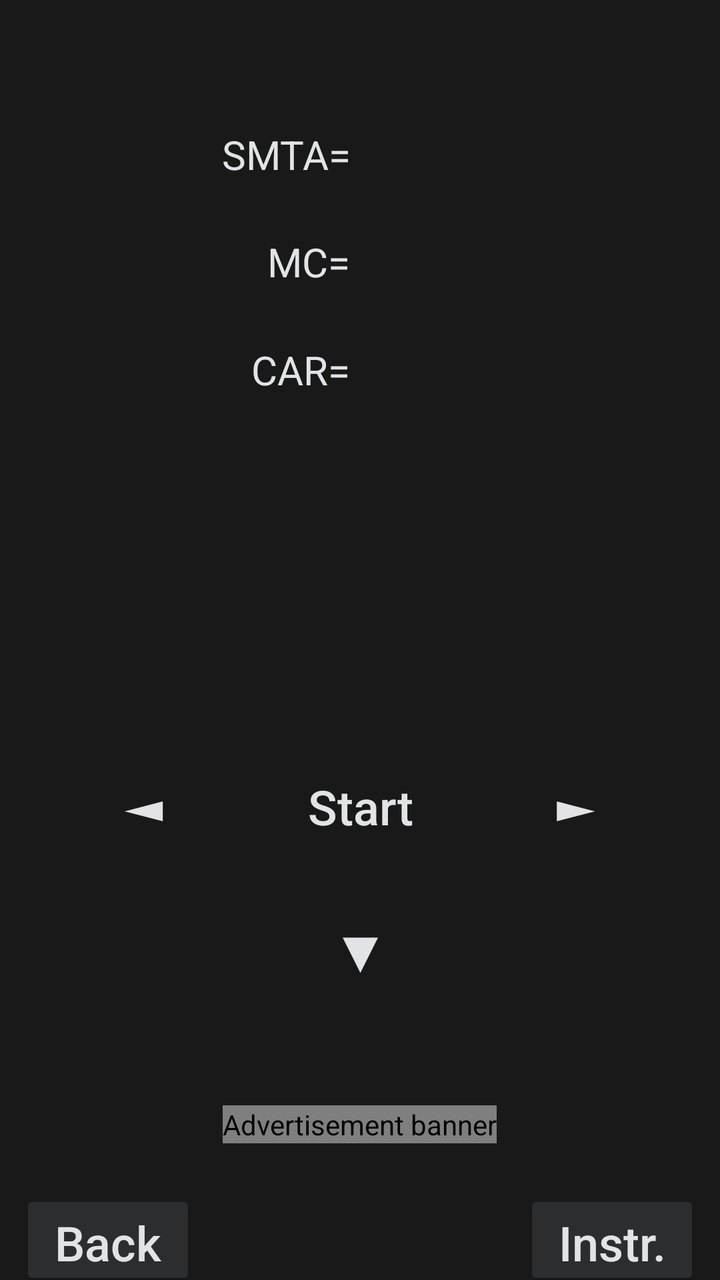
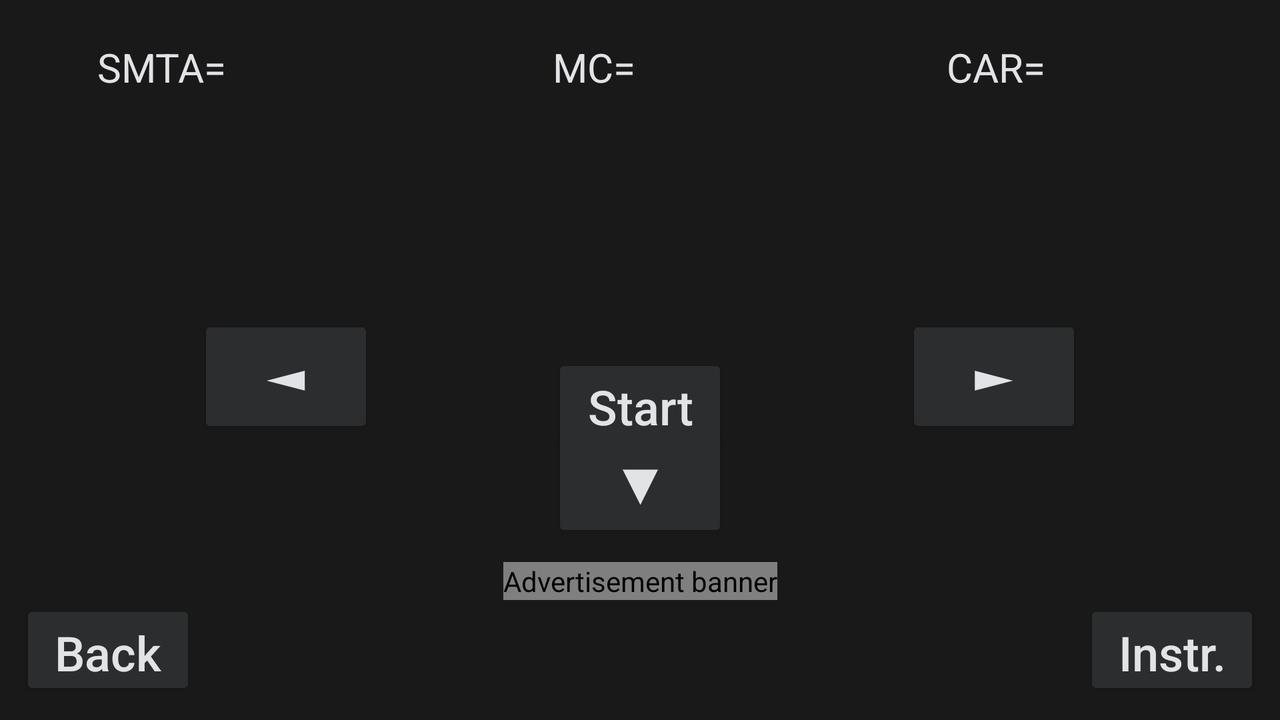

First picture: res/layout/ on a phone held upright. Second picture: the repository's own variant of that layout, on a device whose configuration matches the variant's folder. Source for both follows.
<!-- AndroidManifest.xml: application theme AppThemeDark -->
<!-- res/layout/activity_test_lzp.xml -->
<?xml version="1.0" encoding="utf-8"?>
<LinearLayout xmlns:android="http://schemas.android.com/apk/res/android"
    xmlns:ads="http://schemas.android.com/apk/res-auto"
    xmlns:tools="http://schemas.android.com/tools"
    android:layout_width="match_parent"
    android:layout_height="match_parent"
    android:orientation="vertical"
    android:weightSum="100"
    tools:context="com.MaxEle.maximarius.nir_navigation.TestLZPActivity">


    <LinearLayout
        android:id="@+id/viewcond"
        android:layout_width="match_parent"
        android:layout_height="0dp"
        android:layout_margin="10dp"
        android:layout_weight="83"
        android:elevation="2dp"
        android:orientation="vertical">

        <LinearLayout
            android:layout_width="match_parent"
            android:layout_height="0dp"
            android:layout_weight="4"
            android:orientation="vertical">

            <LinearLayout
                android:layout_width="match_parent"
                android:layout_height="0dp"
                android:layout_weight="10"
                android:orientation="horizontal">

                <TextView
                    android:id="@+id/textViewWhat1"
                    android:layout_width="0dp"
                    android:layout_height="wrap_content"
                    android:layout_gravity="center|bottom"
                    android:layout_marginStart="20dp"
                    android:layout_marginEnd="5dp"
                    android:layout_weight="1"
                    android:gravity="end"
                    android:text="@string/testLZP_ZMPY"
                    android:textSize="20sp" />

                <TextView
                    android:id="@+id/textViewEdIzm1"
                    android:layout_width="0dp"
                    android:layout_height="wrap_content"
                    android:layout_gravity="center|bottom"
                    android:layout_marginStart="5dp"
                    android:layout_marginEnd="20dp"
                    android:layout_weight="1"
                    android:textSize="20sp" />
            </LinearLayout>

            <LinearLayout
                android:layout_width="match_parent"
                android:layout_height="0dp"
                android:layout_weight="10"
                android:orientation="horizontal">

                <TextView
                    android:id="@+id/textViewWhat2"
                    android:layout_width="0dp"
                    android:layout_height="wrap_content"
                    android:layout_gravity="center"
                    android:layout_marginStart="20dp"
                    android:layout_marginEnd="5dp"
                    android:layout_weight="1"
                    android:gravity="end"
                    android:text="@string/testLZP_MK"
                    android:textSize="20sp" />

                <TextView
                    android:id="@+id/textViewEdIzm2"
                    android:layout_width="0dp"
                    android:layout_height="wrap_content"
                    android:layout_gravity="center"
                    android:layout_marginStart="5dp"
                    android:layout_marginEnd="20dp"
                    android:layout_weight="1"
                    android:textSize="20sp" />
            </LinearLayout>

            <LinearLayout
                android:layout_width="match_parent"
                android:layout_height="0dp"
                android:layout_weight="10"
                android:orientation="horizontal">

                <TextView
                    android:id="@+id/textViewWhat3"
                    android:layout_width="0dp"
                    android:layout_height="wrap_content"
                    android:layout_gravity="center|top"
                    android:layout_marginStart="20dp"
                    android:layout_marginEnd="5dp"
                    android:layout_weight="1"
                    android:gravity="end"
                    android:text="@string/testLZP_KYR"
                    android:textSize="20sp" />

                <TextView
                    android:id="@+id/textViewEdIzm3"
                    android:layout_width="0dp"
                    android:layout_height="wrap_content"
                    android:layout_gravity="center|top"
                    android:layout_marginStart="5dp"
                    android:layout_marginEnd="20dp"
                    android:layout_weight="1"
                    android:textSize="20sp" />
            </LinearLayout>

        </LinearLayout>

        <LinearLayout
            android:layout_width="match_parent"
            android:layout_height="0dp"
            android:layout_weight="2"
            android:orientation="vertical">

            <TextView
                android:id="@+id/textViewRez"
                android:layout_width="match_parent"
                android:layout_height="wrap_content"
                android:layout_gravity="center|top"
                android:layout_marginStart="20dp"
                android:layout_marginEnd="20dp"
                android:gravity="center"
                android:textSize="20sp" />


        </LinearLayout>


        <GridLayout
            style="?android:attr/buttonBarStyle"
            android:layout_width="match_parent"
            android:layout_height="0dp"
            android:layout_gravity="center"
            android:layout_weight="1"
            android:columnCount="3"
            android:orientation="horizontal">

            <Button
                android:id="@+id/button1"
                style="?android:attr/buttonBarButtonStyle"
                android:layout_width="wrap_content"
                android:layout_height="wrap_content"
                android:layout_marginStart="30dp"
                android:onClick="onClickLeft"
                android:text="@string/testLZPleft"
                android:textSize="30sp" />

            <Button
                android:id="@+id/button2"
                style="?android:attr/buttonBarButtonStyle"
                android:layout_width="wrap_content"
                android:layout_height="wrap_content"
                android:layout_gravity="center"
                android:onClick="onClickStart_Next"
                android:text="@string/testLZPstart"
                android:textSize="24sp" />

            <Button
                android:id="@+id/button3"
                style="?android:attr/buttonBarButtonStyle"
                android:layout_width="wrap_content"
                android:layout_height="wrap_content"
                android:layout_marginEnd="30dp"
                android:onClick="onClickRight"
                android:text="@string/testLZPright"
                android:textSize="30sp" />

        </GridLayout>


        <LinearLayout
            android:layout_width="match_parent"
            android:layout_height="0dp"
            android:layout_marginTop="10dp"
            android:layout_marginBottom="20dp"
            android:layout_weight="1"
            android:gravity="center"
            android:orientation="horizontal">

            <Button
                android:id="@+id/button4"
                style="?android:attr/buttonBarButtonStyle"
                android:layout_width="wrap_content"
                android:layout_height="wrap_content"
                android:onClick="onClickOn"
                android:text="@string/testLZPon"
                android:textSize="30sp" />

        </LinearLayout>
    </LinearLayout>


    <LinearLayout
        android:layout_width="match_parent"
        android:layout_height="0dp"
        android:layout_weight="9"
        android:gravity="center"
        android:orientation="horizontal">

        <com.google.android.gms.ads.AdView
            android:id="@+id/banner_ad"
            android:layout_width="wrap_content"
            android:layout_height="wrap_content"
            android:contentDescription="@string/ContDescr_ads"
            ads:adSize="BANNER"
            ads:adUnitId="@string/banner_id">
        </com.google.android.gms.ads.AdView>

    </LinearLayout>

    <GridLayout
        android:layout_width="match_parent"
        android:layout_height="0dp"
        android:layout_gravity="center"
        android:layout_weight="8"
        android:columnCount="3"
        android:orientation="horizontal">

        <Button
            android:id="@+id/buttonBack"
            android:layout_width="wrap_content"
            android:layout_height="50dp"
            android:layout_gravity="start"
            android:layout_marginStart="10dp"
            android:layout_marginTop="5dp"
            android:text="@string/back"
            android:textSize="24sp" />

        <Chronometer
            android:id="@+id/chronometer"
            android:layout_width="50dp"
            android:layout_height="wrap_content"
            android:visibility="invisible" />

        <Button
            android:id="@+id/buttonInstr"
            android:layout_width="wrap_content"
            android:layout_height="50dp"
            android:layout_gravity="end"
            android:layout_marginTop="5dp"
            android:layout_marginEnd="10dp"
            android:text="@string/Instkrug"
            android:textSize="24sp" />

    </GridLayout>

</LinearLayout>
<!-- resources referenced by this layout -->
<resources>
  <string name="ContDescr_ads">Advertisement banner</string>
  <string name="Instkrug">Instr.</string>
  <string name="back">Back</string>
  <string name="banner_id">ca-app-pub-8769800628267232/1804611464</string>
  <string name="testLZP_KYR">CAR=</string>
  <string name="testLZP_MK">MC=</string>
  <string name="testLZP_ZMPY">SMTA=</string>
  <string name="testLZPleft">◄</string>
  <string name="testLZPon">▼</string>
  <string name="testLZPright">►</string>
  <string name="testLZPstart">Start</string>
  <color name="colorPrimary1">#2c2d2f</color>
  <color name="colorPrimaryDark1">#191919</color>
  <color name="colorAccent">#303F9F</color>
  <color name="background1">#191919</color>
  <style name="Widget.App.Spinner1" parent="@style/Widget.AppCompat.Spinner">
          <item name="overlapAnchor">true</item>
          <item name="android:background">@drawable/spinner_background_dark</item>
          <item name="android:textColor">@color/textsimple1</item>
        </style>
  <style name="newbuttonstyle1" parent="Base.Widget.AppCompat.Button.Colored">
          <item name="android:backgroundTint">@color/backgroundbutton1</item>
          <item name="android:textColor">@color/textsimple1</item>
          <item name="android:textSize">20sp</item>
          <item name="android:textAllCaps">false</item>
      </style>
  <style name="newtextviewstyle1" parent="@android:style/Widget.TextView">
          <item name="android:textColor">@color/textsimple1</item>
      </style>
  <color name="textsimple1">#e2e3e7</color>
  <color name="backgroundbutton1">#2c2d2f</color>
  <style name="neweditviewstyle1" parent="@android:style/Widget.EditText">
          <item name="android:editTextColor">@color/textsimple1</item>
          <item name="android:editTextBackground">@color/background1</item>
          <item name="android:textColorHint">@color/edithint1</item>
      </style>
  <style name="newradiostyle1" parent="@android:style/Widget.CompoundButton.RadioButton">
          <item name="android:textColor">@color/textsimple1</item>
      </style>
  <style name="togglebuttonstyle1" parent="@android:style/Widget.Material.Light.Button.Toggle">
          <item name="android:backgroundTint">@color/background1</item>
          <item name="android:textColor">@color/textsimple1</item>
          <item name="android:textAllCaps">false</item>
      </style>
  <!-- drawable spinner_background_dark (drawable) -->
  <selector xmlns:android="http://schemas.android.com/apk/res/android">
  
      <item>
  
          <layer-list>
  
              <item>
                  <color
                      android:color="@color/backgroundview1"/>
              </item>
  
              <item>
                  <bitmap
                      android:gravity="center_vertical|right"
                      android:src="@drawable/ic_arrow_drop_down_black_2dp_dark"/>
              </item>
  
          </layer-list>
  
      </item>
  
  </selector>
  <color name="edithint1">#999999</color>
  <color name="backgroundview1">#2c2d2f</color>
</resources>
<!-- res/layout-land/activity_test_lzp.xml (the author's variant of the layout above) -->
<!-- drawn on the phone turned sideways -->
<?xml version="1.0" encoding="utf-8"?>
<androidx.constraintlayout.widget.ConstraintLayout xmlns:android="http://schemas.android.com/apk/res/android"
    xmlns:ads="http://schemas.android.com/apk/res-auto"
    xmlns:tools="http://schemas.android.com/tools"
    android:layout_width="match_parent"
    android:layout_height="match_parent"
    tools:context="com.MaxEle.maximarius.nir_navigation.TestLZPActivity">


    <androidx.constraintlayout.widget.ConstraintLayout
        android:id="@+id/viewcond"
        android:layout_width="match_parent"
        android:layout_height="0dp"
        android:layout_margin="10dp"
        android:elevation="2dp"
        ads:layout_constraintBottom_toTopOf="@+id/banner_ad"
        ads:layout_constraintEnd_toEndOf="parent"
        ads:layout_constraintStart_toStartOf="parent"
        ads:layout_constraintTop_toTopOf="parent"
        ads:layout_constraintVertical_bias="0.0">


        <TextView
            android:id="@+id/textViewWhat1"
            android:layout_width="100dp"
            android:layout_height="wrap_content"
            android:layout_marginStart="10dp"
            android:layout_marginTop="10dp"
            android:layout_marginEnd="5dp"
            android:gravity="end"
            android:text="@string/testLZP_ZMPY"
            android:textSize="20sp"
            ads:layout_constraintEnd_toStartOf="@+id/textViewEdIzm1"
            ads:layout_constraintHorizontal_bias="0.5"
            ads:layout_constraintHorizontal_chainStyle="packed"
            ads:layout_constraintStart_toStartOf="parent"
            ads:layout_constraintTop_toTopOf="parent" />


        <TextView
            android:id="@+id/textViewEdIzm1"
            android:layout_width="100dp"
            android:layout_height="wrap_content"
            android:layout_marginTop="10dp"
            android:textSize="20sp"
            ads:layout_constraintEnd_toStartOf="@+id/textViewWhat2"
            ads:layout_constraintHorizontal_bias="0.5"
            ads:layout_constraintStart_toEndOf="@+id/textViewWhat1"
            ads:layout_constraintTop_toTopOf="parent" />

        <TextView
            android:id="@+id/textViewWhat2"
            android:layout_width="100dp"
            android:layout_height="wrap_content"
            android:layout_marginTop="10dp"
            android:layout_marginEnd="5dp"
            android:gravity="end"
            android:text="@string/testLZP_MK"
            android:textSize="20sp"
            ads:layout_constraintEnd_toStartOf="@+id/textViewEdIzm2"
            ads:layout_constraintHorizontal_bias="0.5"
            ads:layout_constraintStart_toEndOf="@+id/textViewEdIzm1"
            ads:layout_constraintTop_toTopOf="parent" />


        <TextView
            android:id="@+id/textViewEdIzm2"
            android:layout_width="100dp"
            android:layout_height="wrap_content"
            android:layout_gravity="center"
            android:layout_marginTop="10dp"
            android:textSize="20sp"
            ads:layout_constraintEnd_toStartOf="@+id/textViewWhat3"
            ads:layout_constraintHorizontal_bias="0.5"
            ads:layout_constraintStart_toEndOf="@+id/textViewWhat2"
            ads:layout_constraintTop_toTopOf="parent" />

        <TextView
            android:id="@+id/textViewWhat3"
            android:layout_width="100dp"
            android:layout_height="wrap_content"
            android:layout_gravity="center|top"
            android:layout_marginTop="10dp"
            android:layout_marginEnd="5dp"
            android:gravity="end"
            android:text="@string/testLZP_KYR"
            android:textSize="20sp"
            ads:layout_constraintEnd_toStartOf="@+id/textViewEdIzm3"
            ads:layout_constraintHorizontal_bias="0.5"
            ads:layout_constraintHorizontal_chainStyle="packed"
            ads:layout_constraintStart_toEndOf="@+id/textViewEdIzm2"
            ads:layout_constraintTop_toTopOf="parent" />


        <TextView
            android:id="@+id/textViewEdIzm3"
            android:layout_width="100dp"
            android:layout_height="wrap_content"
            android:layout_gravity="center|top"
            android:layout_marginTop="10dp"
            android:layout_marginEnd="10dp"
            android:textSize="20sp"
            ads:layout_constraintEnd_toEndOf="parent"
            ads:layout_constraintHorizontal_bias="0.5"
            ads:layout_constraintStart_toEndOf="@+id/textViewWhat3"
            ads:layout_constraintTop_toTopOf="parent" />


        <TextView
            android:id="@+id/textViewRez"
            android:layout_width="match_parent"
            android:layout_height="120dp"
            android:layout_gravity="center|top"
            android:gravity="center"
            android:textSize="20sp"
            ads:layout_constraintEnd_toEndOf="parent"
            ads:layout_constraintHorizontal_bias="0.0"
            ads:layout_constraintStart_toStartOf="parent"
            ads:layout_constraintTop_toBottomOf="@+id/textViewWhat2" />

        <Button
            android:id="@+id/button1"
            android:layout_width="wrap_content"
            android:layout_height="wrap_content"
            android:elevation="2dp"
            android:onClick="onClickLeft"
            android:text="@string/testLZPleft"
            android:textSize="30sp"
            ads:layout_constraintBottom_toTopOf="@+id/button4"
            ads:layout_constraintEnd_toStartOf="@+id/button2"
            ads:layout_constraintStart_toStartOf="parent"
            ads:layout_constraintTop_toBottomOf="@+id/textViewRez" />

        <Button
            android:id="@+id/button2"
            android:layout_width="wrap_content"
            android:layout_height="wrap_content"
            android:layout_margin="10dp"
            android:elevation="2dp"
            android:onClick="onClickStart_Next"
            android:text="@string/testLZPstart"
            android:textSize="24sp"
            ads:layout_constraintEnd_toEndOf="parent"
            ads:layout_constraintStart_toStartOf="parent"
            ads:layout_constraintTop_toBottomOf="@+id/textViewRez" />

        <Button
            android:id="@+id/button3"
            android:layout_width="wrap_content"
            android:layout_height="wrap_content"
            android:elevation="2dp"
            android:onClick="onClickRight"
            android:text="@string/testLZPright"
            android:textSize="30sp"
            ads:layout_constraintBottom_toTopOf="@+id/button4"
            ads:layout_constraintEnd_toEndOf="parent"
            ads:layout_constraintStart_toEndOf="@+id/button2"
            ads:layout_constraintTop_toBottomOf="@+id/textViewRez" />


        <Button
            android:id="@+id/button4"
            android:layout_width="wrap_content"
            android:layout_height="wrap_content"
            android:layout_marginBottom="20dp"
            android:elevation="2dp"
            android:onClick="onClickOn"
            android:text="@string/testLZPon"
            android:textSize="30sp"
            ads:layout_constraintBottom_toBottomOf="parent"
            ads:layout_constraintEnd_toEndOf="parent"
            ads:layout_constraintStart_toStartOf="parent"
            ads:layout_constraintTop_toBottomOf="@+id/button2" />

    </androidx.constraintlayout.widget.ConstraintLayout>

    <com.google.android.gms.ads.AdView
        android:id="@+id/banner_ad"
        android:layout_width="wrap_content"
        android:layout_height="wrap_content"
        android:contentDescription="@string/ContDescr_ads"
        ads:adSize="BANNER"
        ads:adUnitId="@string/banner_id"
        ads:layout_constraintBottom_toTopOf="@+id/buttonBack"
        ads:layout_constraintEnd_toEndOf="parent"
        ads:layout_constraintStart_toStartOf="parent" />


    <Button
        android:id="@+id/buttonBack"
        android:layout_width="wrap_content"
        android:layout_height="50dp"
        android:layout_margin="10dp"
        android:text="@string/back"
        android:textSize="24sp"
        ads:layout_constraintBottom_toBottomOf="parent"
        ads:layout_constraintStart_toStartOf="parent" />

    <Chronometer
        android:id="@+id/chronometer"
        android:layout_width="50dp"
        android:layout_height="wrap_content"
        android:visibility="invisible"
        ads:layout_constraintBottom_toBottomOf="parent"
        ads:layout_constraintEnd_toStartOf="@+id/buttonInstr"
        ads:layout_constraintStart_toEndOf="@+id/buttonBack" />

    <Button
        android:id="@+id/buttonInstr"
        android:layout_width="wrap_content"
        android:layout_height="50dp"
        android:layout_margin="10dp"
        android:text="@string/Instkrug"
        android:textSize="24sp"
        ads:layout_constraintBottom_toBottomOf="parent"
        ads:layout_constraintEnd_toEndOf="parent" />


</androidx.constraintlayout.widget.ConstraintLayout>
